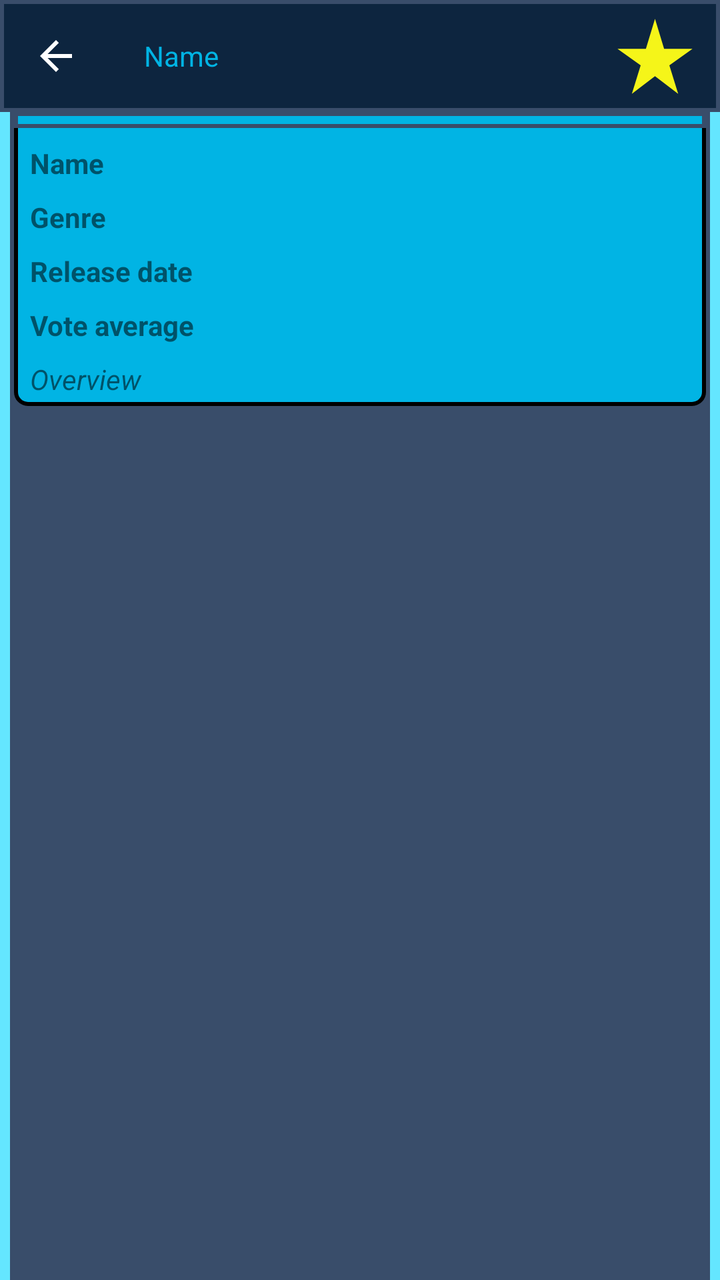
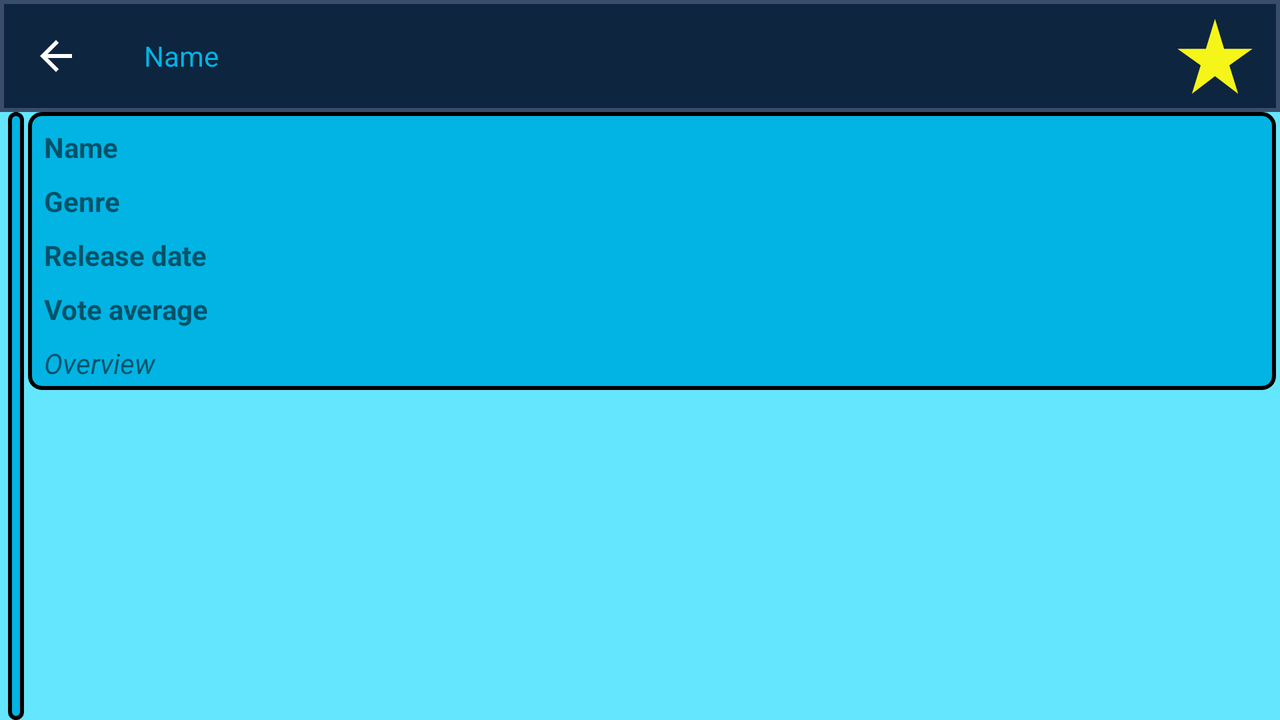

An Android layout and its configuration variant, each rendered on a device that would load it. The default file and the variant file are quoted in full after the pictures.
<!-- AndroidManifest.xml: application theme Theme.TMDb -->
<!-- res/layout/fragment_favorite_movie_info.xml -->
<?xml version="1.0" encoding="utf-8"?>
<androidx.constraintlayout.widget.ConstraintLayout xmlns:android="http://schemas.android.com/apk/res/android"
    xmlns:app="http://schemas.android.com/apk/res-auto"
    xmlns:tools="http://schemas.android.com/tools"
    android:id="@+id/frameLayout"
    android:layout_width="match_parent"
    android:layout_height="match_parent"
    android:background="?attr/colorSecondaryVariant"
    tools:context=".presentation.ui.FavoriteMovieInfoFragment">

    <com.google.android.material.appbar.MaterialToolbar
        android:id="@+id/toolbar"
        android:layout_width="0dp"
        android:layout_height="wrap_content"
        android:background="@drawable/my_style_toolbar"
        android:fitsSystemWindows="true"
        android:minHeight="?attr/actionBarSize"
        android:theme="?attr/actionBarTheme"
        app:layout_constraintEnd_toEndOf="parent"
        app:layout_constraintStart_toStartOf="parent"
        app:layout_constraintTop_toTopOf="parent"
        app:navigationIcon="@drawable/ic_baseline_arrow_back_24"
        app:subtitle="Name"
        app:subtitleTextAppearance="@id/tv_title_genre"
        app:subtitleTextColor="@color/secondaryColor"
        app:titleTextAppearance="@style/TextAppearance.AppCompat.Large"
        app:titleTextColor="@color/secondaryColor" />

    <ImageView
        android:id="@+id/image_favorite"
        android:layout_width="45dp"
        android:layout_height="45dp"
        android:layout_marginEnd="10dp"
        android:src="@drawable/ic_baseline_star_rate_24_2"
        app:layout_constraintBottom_toBottomOf="@+id/toolbar"
        app:layout_constraintEnd_toEndOf="@+id/toolbar"
        app:layout_constraintTop_toTopOf="@+id/toolbar" />

    <ImageView
        android:id="@+id/image_no_favorite"
        android:layout_width="45dp"
        android:layout_height="45dp"
        android:layout_marginEnd="10dp"
        android:visibility="gone"
        android:clickable="false"
        android:src="@drawable/ic_baseline_star_rate_24"
        app:layout_constraintBottom_toBottomOf="@+id/toolbar"
        app:layout_constraintEnd_toEndOf="@+id/toolbar"
        app:layout_constraintTop_toTopOf="@+id/toolbar" />

    <ScrollView
        android:id="@+id/scrollView"
        android:layout_width="match_parent"
        android:layout_height="0dp"
        android:layout_marginEnd="5dp"
        android:layout_marginStart="5dp"
        android:paddingStart="2dp"
        android:paddingEnd="2dp"
        android:background="?attr/colorPrimaryVariant"
        app:layout_constraintBottom_toBottomOf="parent"
        app:layout_constraintEnd_toEndOf="parent"
        app:layout_constraintStart_toStartOf="parent"
        app:layout_constraintTop_toBottomOf="@+id/toolbar"
        app:layout_constraintVertical_bias="0.0">

        <androidx.constraintlayout.widget.ConstraintLayout
            android:id="@+id/constraintLayout"
            android:layout_width="match_parent"
            android:layout_height="wrap_content"
            android:paddingBottom="4dp"
            android:background="@drawable/my_style_picture">

            <ImageView
                android:id="@+id/iv_big_poster"
                android:layout_width="0dp"
                android:layout_height="wrap_content"
                android:adjustViewBounds="true"
                android:background="@drawable/my_style_item"
                android:padding="4dp"
                app:layout_constraintEnd_toEndOf="parent"
                app:layout_constraintStart_toStartOf="parent"
                app:layout_constraintTop_toTopOf="parent"
                tools:src="@tools:sample/avatars" />

            <TextView
                android:id="@+id/tv_title_name"
                android:layout_width="wrap_content"
                android:layout_height="wrap_content"
                android:layout_marginStart="8dp"
                android:layout_marginTop="8dp"
                android:text="@string/title_name"
                android:textStyle="bold"
                app:layout_constraintStart_toStartOf="parent"
                app:layout_constraintTop_toBottomOf="@+id/iv_big_poster"
                tools:viewBindingIgnore="true" />

            <androidx.constraintlayout.widget.Guideline
                android:id="@+id/guidelineCenter"
                android:layout_width="wrap_content"
                android:layout_height="wrap_content"
                android:orientation="vertical"
                app:layout_constraintGuide_percent="0.4" />

            <TextView
                android:id="@+id/tv_value_title"
                android:layout_width="0dp"
                android:layout_height="wrap_content"
                android:layout_marginStart="8dp"
                android:layout_marginTop="8dp"
                app:layout_constraintEnd_toEndOf="parent"
                app:layout_constraintStart_toStartOf="@+id/guidelineCenter"
                app:layout_constraintTop_toBottomOf="@+id/iv_big_poster" />

            <TextView
                android:id="@+id/tv_title_genre"
                android:layout_width="wrap_content"
                android:layout_height="wrap_content"
                android:layout_marginStart="8dp"
                android:layout_marginTop="8dp"
                android:text="@string/title_genre"
                android:textStyle="bold"
                app:layout_constraintStart_toStartOf="parent"
                app:layout_constraintTop_toBottomOf="@+id/tv_value_title"
                tools:viewBindingIgnore="true" />

            <TextView
                android:id="@+id/tv_value_genre"
                android:layout_width="0dp"
                android:layout_height="wrap_content"
                android:layout_marginStart="8dp"
                android:layout_marginTop="8dp"
                app:layout_constraintEnd_toEndOf="parent"
                app:layout_constraintStart_toStartOf="@+id/guidelineCenter"
                app:layout_constraintTop_toBottomOf="@+id/tv_value_title" />

            <TextView
                android:id="@+id/tv_title_release_date"
                android:layout_width="wrap_content"
                android:layout_height="wrap_content"
                android:layout_marginStart="8dp"
                android:layout_marginTop="8dp"
                android:text="@string/title_release_date"
                android:textStyle="bold"
                app:layout_constraintStart_toStartOf="parent"
                app:layout_constraintTop_toBottomOf="@+id/tv_value_genre"
                tools:viewBindingIgnore="true" />

            <TextView
                android:id="@+id/tv_value_release_date"
                android:layout_width="0dp"
                android:layout_height="wrap_content"
                android:layout_marginStart="8dp"
                android:layout_marginTop="8dp"
                app:layout_constraintEnd_toEndOf="parent"
                app:layout_constraintStart_toStartOf="@+id/guidelineCenter"
                app:layout_constraintTop_toBottomOf="@+id/tv_value_genre" />

            <TextView
                android:id="@+id/tv_title_vote_average"
                android:layout_width="wrap_content"
                android:layout_height="wrap_content"
                android:layout_marginStart="8dp"
                android:layout_marginTop="8dp"
                android:text="@string/title_vote_average"
                android:textStyle="bold"
                app:layout_constraintStart_toStartOf="parent"
                app:layout_constraintTop_toBottomOf="@+id/tv_value_release_date"
                tools:viewBindingIgnore="true" />

            <TextView
                android:id="@+id/tv_value_vote_average"
                android:layout_width="0dp"
                android:layout_height="wrap_content"
                android:layout_marginStart="8dp"
                android:layout_marginTop="8dp"
                app:layout_constraintEnd_toEndOf="parent"
                app:layout_constraintStart_toStartOf="@+id/guidelineCenter"
                app:layout_constraintTop_toBottomOf="@+id/tv_value_release_date" />

            <TextView
                android:id="@+id/tv_value_overview"
                android:layout_width="wrap_content"
                android:layout_height="wrap_content"
                android:layout_marginStart="8dp"
                android:layout_marginTop="8dp"
                android:text="@string/default_value_overview"
                android:textStyle="italic"
                app:layout_constraintStart_toStartOf="parent"
                app:layout_constraintTop_toBottomOf="@+id/tv_value_vote_average"
                tools:viewBindingIgnore="true" />

        </androidx.constraintlayout.widget.ConstraintLayout>
    </ScrollView>




</androidx.constraintlayout.widget.ConstraintLayout>
<!-- resources referenced by this layout -->
<resources>
  <color name="secondaryColor">#01b4e4</color>
  <!-- drawable ic_baseline_arrow_back_24 (drawable) -->
  <vector xmlns:android="http://schemas.android.com/apk/res/android"
      android:width="24dp"
      android:height="24dp"
      android:autoMirrored="true"
      android:tint="@color/primaryTextColor"
      android:viewportWidth="24"
      android:viewportHeight="24">
      <path
          android:fillColor="@color/primaryTextColor"
          android:pathData="M20,11H7.83l5.59,-5.59L12,4l-8,8 8,8 1.41,-1.41L7.83,13H20v-2z" />
  </vector>
  <!-- drawable ic_baseline_star_rate_24 (drawable) -->
  <vector xmlns:android="http://schemas.android.com/apk/res/android"
      android:width="24dp"
      android:height="24dp"
      android:tint="#F8BBD0"
      android:viewportWidth="24"
      android:viewportHeight="24">
      <path
          android:fillColor="?attr/colorSecondaryVariant"
          android:pathData="M14.43,10l-2.43,-8l-2.43,8l-7.57,0l6.18,4.41l-2.35,7.59l6.17,-4.69l6.18,4.69l-2.35,-7.59l6.17,-4.41z" />
  </vector>
  <!-- drawable ic_baseline_star_rate_24_2 (drawable) -->
  <vector android:height="24dp" android:tint="#F5F519"
      android:viewportHeight="24" android:viewportWidth="24"
      android:width="24dp" xmlns:android="http://schemas.android.com/apk/res/android">
      <path android:fillColor="@android:color/white" android:pathData="M14.43,10l-2.43,-8l-2.43,8l-7.57,0l6.18,4.41l-2.35,7.59l6.17,-4.69l6.18,4.69l-2.35,-7.59l6.17,-4.41z"/>
  </vector>
  <!-- drawable my_style_item (drawable) -->
  <?xml version="1.0" encoding="utf-8"?>
  <selector xmlns:android="http://schemas.android.com/apk/res/android">
      <item>
          <shape android:shape="rectangle">
              <solid android:color="?attr/colorSecondary" />
              <stroke android:width="2dp" android:color="@color/primaryLightColor" />
          </shape>
      </item>
  </selector>
  <!-- drawable my_style_picture (drawable) -->
  <?xml version="1.0" encoding="utf-8"?>
  <selector xmlns:android="http://schemas.android.com/apk/res/android">
      <item>
          <shape android:shape="rectangle" >
              <solid android:color="?attr/colorSecondary"/>
              <stroke android:width="2dp" android:color="?attr/singleLine"   />
              <corners android:radius="6dp" />
          </shape>
      </item>
  </selector>
  <!-- drawable my_style_toolbar (drawable) -->
  <?xml version="1.0" encoding="utf-8"?>
  <selector xmlns:android="http://schemas.android.com/apk/res/android">
      <item>
          <shape android:shape="rectangle">
              <solid android:color="?attr/colorPrimary" />
              <stroke android:width="2dp" android:color="?attr/colorPrimaryVariant" />
          </shape>
      </item>
  </selector>
  <string name="default_value_overview">Оverview</string>
  <string name="title_genre">Genre</string>
  <string name="title_name">Name</string>
  <string name="title_release_date">Release date</string>
  <string name="title_vote_average">Vote average</string>
  <color name="primaryTextColor">#ffffff</color>
  <color name="primaryLightColor">#394d6a</color>
  <color name="primaryColor">#0d253f</color>
  <color name="white">#FFFFFFFF</color>
  <color name="secondaryLightColor">#64e6ff</color>
  <color name="black">#FF000000</color>
  <color name="primaryDarkColor">#00001a</color>
  <!-- some entries are left out for length -->
</resources>
<!-- res/layout-land/fragment_favorite_movie_info.xml (the repository's variant of the layout above) -->
<!-- drawn on the phone turned sideways -->
<?xml version="1.0" encoding="utf-8"?>
<androidx.constraintlayout.widget.ConstraintLayout xmlns:android="http://schemas.android.com/apk/res/android"
    xmlns:app="http://schemas.android.com/apk/res-auto"
    xmlns:tools="http://schemas.android.com/tools"
    android:id="@+id/frameLayout"
    android:layout_width="match_parent"
    android:layout_height="match_parent"
    android:background="?attr/colorSecondaryVariant"
    tools:context=".presentation.ui.FavoriteMovieInfoFragment">

    <com.google.android.material.appbar.MaterialToolbar
        android:id="@+id/toolbar"
        android:layout_width="0dp"
        android:layout_height="wrap_content"
        android:background="@drawable/my_style_toolbar"
        android:fitsSystemWindows="true"
        android:minHeight="?attr/actionBarSize"
        android:theme="?attr/actionBarTheme"
        app:layout_constraintEnd_toEndOf="parent"
        app:layout_constraintStart_toStartOf="parent"
        app:layout_constraintTop_toTopOf="parent"
        app:navigationIcon="@drawable/ic_baseline_arrow_back_24"
        app:subtitle="Name"
        app:subtitleTextAppearance="@id/tv_title_genre"
        app:subtitleTextColor="@color/secondaryColor"
        app:titleTextAppearance="@style/TextAppearance.AppCompat.Large"
        app:titleTextColor="@color/secondaryColor" />

    <ImageView
        android:id="@+id/image_favorite"
        android:layout_width="45dp"
        android:layout_height="45dp"
        android:layout_marginEnd="10dp"
        android:src="@drawable/ic_baseline_star_rate_24_2"
        app:layout_constraintBottom_toBottomOf="@+id/toolbar"
        app:layout_constraintEnd_toEndOf="@+id/toolbar"
        app:layout_constraintTop_toTopOf="@+id/toolbar" />

    <ImageView
        android:id="@+id/image_no_favorite"
        android:layout_width="45dp"
        android:layout_height="45dp"
        android:layout_marginEnd="10dp"
        android:visibility="gone"
        android:clickable="false"
        android:src="@drawable/ic_baseline_star_rate_24"
        app:layout_constraintBottom_toBottomOf="@+id/toolbar"
        app:layout_constraintEnd_toEndOf="@+id/toolbar"
        app:layout_constraintTop_toTopOf="@+id/toolbar" />

    <ImageView
        android:id="@+id/iv_big_poster"
        android:layout_width="wrap_content"
        android:layout_height="0dp"
        android:adjustViewBounds="true"
        android:background="@drawable/my_style_picture"
        android:layout_marginStart="4dp"
        android:padding="4dp"
        app:layout_constraintBottom_toBottomOf="parent"
        app:layout_constraintStart_toStartOf="parent"
        app:layout_constraintTop_toBottomOf="@+id/toolbar"
        app:layout_constraintVertical_bias="0.0"
        tools:src="@tools:sample/avatars" />

    <ScrollView
        android:id="@+id/scrollView"
        android:layout_width="0dp"
        android:layout_height="0dp"
        android:paddingStart="2dp"
        android:paddingEnd="2dp"
        app:layout_goneMarginEnd="4dp"
        app:layout_constraintBottom_toBottomOf="parent"
        app:layout_constraintEnd_toEndOf="parent"
        app:layout_constraintStart_toEndOf="@+id/iv_big_poster"
        app:layout_constraintTop_toBottomOf="@+id/toolbar"
        app:layout_constraintVertical_bias="0.0">

        <androidx.constraintlayout.widget.ConstraintLayout
            android:id="@+id/constraintLayout"
            android:layout_width="match_parent"
            android:layout_height="wrap_content"
            android:background="@drawable/my_style_picture"
            android:paddingBottom="4dp">

            <androidx.constraintlayout.widget.Guideline
                android:id="@+id/guidelineScroll"
                android:layout_width="wrap_content"
                android:layout_height="wrap_content"
                android:orientation="vertical"
                app:layout_constraintGuide_percent="0.3" />

            <TextView
                android:id="@+id/tv_title_name"
                android:layout_width="wrap_content"
                android:layout_height="wrap_content"
                android:layout_marginStart="8dp"
                android:layout_marginTop="8dp"
                android:text="@string/title_name"
                android:textStyle="bold"
                app:layout_constraintStart_toStartOf="parent"
                app:layout_constraintTop_toTopOf="parent"
                tools:viewBindingIgnore="true" />


            <TextView
                android:id="@+id/tv_value_title"
                android:layout_width="0dp"
                android:layout_height="wrap_content"
                android:layout_marginStart="8dp"
                android:layout_marginTop="8dp"
                app:layout_constraintEnd_toEndOf="parent"
                app:layout_constraintStart_toStartOf="@+id/guidelineScroll"
                app:layout_constraintTop_toTopOf="parent" />

            <TextView
                android:id="@+id/tv_title_genre"
                android:layout_width="wrap_content"
                android:layout_height="wrap_content"
                android:layout_marginStart="8dp"
                android:layout_marginTop="8dp"
                android:text="@string/title_genre"
                android:textStyle="bold"
                app:layout_constraintStart_toStartOf="parent"
                app:layout_constraintTop_toBottomOf="@+id/tv_value_title"
                tools:viewBindingIgnore="true" />

            <TextView
                android:id="@+id/tv_value_genre"
                android:layout_width="0dp"
                android:layout_height="wrap_content"
                android:layout_marginStart="8dp"
                android:layout_marginTop="8dp"
                app:layout_constraintEnd_toEndOf="parent"
                app:layout_constraintStart_toStartOf="@+id/guidelineScroll"
                app:layout_constraintTop_toBottomOf="@+id/tv_value_title" />

            <TextView
                android:id="@+id/tv_title_release_date"
                android:layout_width="wrap_content"
                android:layout_height="wrap_content"
                android:layout_marginStart="8dp"
                android:layout_marginTop="8dp"
                android:text="@string/title_release_date"
                android:textStyle="bold"
                app:layout_constraintStart_toStartOf="parent"
                app:layout_constraintTop_toBottomOf="@+id/tv_value_genre"
                tools:viewBindingIgnore="true" />

            <TextView
                android:id="@+id/tv_value_release_date"
                android:layout_width="0dp"
                android:layout_height="wrap_content"
                android:layout_marginStart="8dp"
                android:layout_marginTop="8dp"
                app:layout_constraintEnd_toEndOf="parent"
                app:layout_constraintStart_toStartOf="@+id/guidelineScroll"
                app:layout_constraintTop_toBottomOf="@+id/tv_value_genre" />

            <TextView
                android:id="@+id/tv_title_vote_average"
                android:layout_width="wrap_content"
                android:layout_height="wrap_content"
                android:layout_marginStart="8dp"
                android:layout_marginTop="8dp"
                android:text="@string/title_vote_average"
                android:textStyle="bold"
                app:layout_constraintStart_toStartOf="parent"
                app:layout_constraintTop_toBottomOf="@+id/tv_value_release_date"
                tools:viewBindingIgnore="true" />

            <TextView
                android:id="@+id/tv_value_vote_average"
                android:layout_width="0dp"
                android:layout_height="wrap_content"
                android:layout_marginStart="8dp"
                android:layout_marginTop="8dp"
                app:layout_constraintEnd_toEndOf="parent"
                app:layout_constraintStart_toStartOf="@+id/guidelineScroll"
                app:layout_constraintTop_toBottomOf="@+id/tv_value_release_date" />

            <TextView
                android:id="@+id/tv_value_overview"
                android:layout_width="wrap_content"
                android:layout_height="wrap_content"
                android:layout_marginStart="8dp"
                android:layout_marginTop="8dp"
                android:text="@string/default_value_overview"
                android:textStyle="italic"
                app:layout_constraintStart_toStartOf="parent"
                app:layout_constraintTop_toBottomOf="@+id/tv_value_vote_average"
                tools:viewBindingIgnore="true" />

        </androidx.constraintlayout.widget.ConstraintLayout>
    </ScrollView>

</androidx.constraintlayout.widget.ConstraintLayout>
<!-- resources referenced by the variant -->
<!-- as the phone turned sideways resolves them -->
<resources>
  <color name="secondaryColor">#01b4e4</color>
  <!-- drawable ic_baseline_arrow_back_24 (drawable) -->
  <vector xmlns:android="http://schemas.android.com/apk/res/android"
      android:width="24dp"
      android:height="24dp"
      android:autoMirrored="true"
      android:tint="@color/primaryTextColor"
      android:viewportWidth="24"
      android:viewportHeight="24">
      <path
          android:fillColor="@color/primaryTextColor"
          android:pathData="M20,11H7.83l5.59,-5.59L12,4l-8,8 8,8 1.41,-1.41L7.83,13H20v-2z" />
  </vector>
  <!-- drawable ic_baseline_star_rate_24 (drawable) -->
  <vector xmlns:android="http://schemas.android.com/apk/res/android"
      android:width="24dp"
      android:height="24dp"
      android:tint="#F8BBD0"
      android:viewportWidth="24"
      android:viewportHeight="24">
      <path
          android:fillColor="?attr/colorSecondaryVariant"
          android:pathData="M14.43,10l-2.43,-8l-2.43,8l-7.57,0l6.18,4.41l-2.35,7.59l6.17,-4.69l6.18,4.69l-2.35,-7.59l6.17,-4.41z" />
  </vector>
  <!-- drawable ic_baseline_star_rate_24_2 (drawable) -->
  <vector android:height="24dp" android:tint="#F5F519"
      android:viewportHeight="24" android:viewportWidth="24"
      android:width="24dp" xmlns:android="http://schemas.android.com/apk/res/android">
      <path android:fillColor="@android:color/white" android:pathData="M14.43,10l-2.43,-8l-2.43,8l-7.57,0l6.18,4.41l-2.35,7.59l6.17,-4.69l6.18,4.69l-2.35,-7.59l6.17,-4.41z"/>
  </vector>
  <!-- drawable my_style_picture (drawable) -->
  <?xml version="1.0" encoding="utf-8"?>
  <selector xmlns:android="http://schemas.android.com/apk/res/android">
      <item>
          <shape android:shape="rectangle" >
              <solid android:color="?attr/colorSecondary"/>
              <stroke android:width="2dp" android:color="?attr/singleLine"   />
              <corners android:radius="6dp" />
          </shape>
      </item>
  </selector>
  <!-- drawable my_style_toolbar (drawable) -->
  <?xml version="1.0" encoding="utf-8"?>
  <selector xmlns:android="http://schemas.android.com/apk/res/android">
      <item>
          <shape android:shape="rectangle">
              <solid android:color="?attr/colorPrimary" />
              <stroke android:width="2dp" android:color="?attr/colorPrimaryVariant" />
          </shape>
      </item>
  </selector>
  <string name="default_value_overview">Оverview</string>
  <string name="title_genre">Genre</string>
  <string name="title_name">Name</string>
  <string name="title_release_date">Release date</string>
  <string name="title_vote_average">Vote average</string>
  <style name="Theme.TMDb" parent="Theme.MaterialComponents.DayNight.NoActionBar">
          
          <item name="colorPrimary">@color/primaryColor</item>
          <item name="colorPrimaryVariant">@color/primaryLightColor</item>
          <item name="colorOnPrimary">@color/white</item>
          
          <item name="colorSecondary">@color/secondaryColor</item>
          <item name="colorSecondaryVariant">@color/secondaryLightColor</item>
          <item name="colorOnSecondary">@color/black</item>
          
          <item name="android:statusBarColor" tools:targetApi="l">@color/primaryDarkColor</item>
          <item name="android:textColorPrimary" tools:targetApi="l">@color/primaryTextColor</item>
          
          <item name="android:colorControlNormal" tools:targetApi="l">@color/primaryTextColor</item>
  
      </style>
  <color name="primaryTextColor">#ffffff</color>
  <color name="primaryColor">#0d253f</color>
  <color name="primaryLightColor">#394d6a</color>
  <color name="white">#FFFFFFFF</color>
  <color name="secondaryLightColor">#64e6ff</color>
  <color name="black">#FF000000</color>
  <color name="primaryDarkColor">#00001a</color>
</resources>
